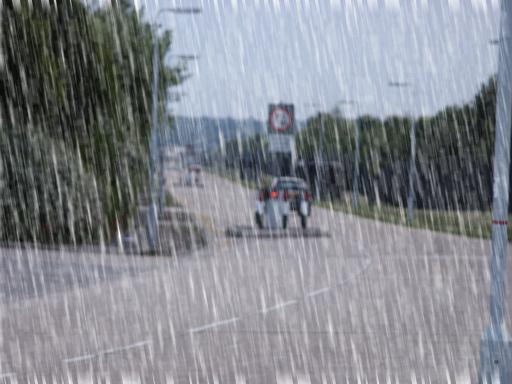
#> input picture data/demo/deraining/1.jpg, 512 x 384 px
$ python -i gemini-mask.py   (imports and definitions only)
#> lines starting #> are read from the running program, lines starting #| are printed output that depends on the picture; after the words box and inside, x2 and y2 are one past the last pixel; in counts of white or black regions, pixels touching at a corner belong together
import os
import sys
from io import BytesIO
from typing import List, Tuple

import numpy as np
from google import genai
from google.genai import types
from PIL import Image, ImageFilter

REPO_ROOT = os.path.dirname(os.path.abspath(__file__))
SRC_DIR = os.path.join(REPO_ROOT, "src")
if SRC_DIR not in sys.path:
    sys.path.insert(0, SRC_DIR)

from GrAInS.src.attribution.gradient.vlm_grad import get_token_attributions_contrastive
from GrAInS.src.utils.config import MODEL_NAME_MAP
from GrAInS.src.utils.model import load_vlm_model_and_processor

GEMINI_API_KEY = "AIzaSyA0UE4rh5PCyw_HEmHDeZ3aEVAx85TfmGA"
GEMINI_MODEL = "gemini-2.0-flash-preview-image-generation"
QWEN_MODEL = "qwen-2.5-vl-7b-instruct"
QWEN_MODEL_NAME = MODEL_NAME_MAP[QWEN_MODEL]

SRC_INPUT = "./data/demo/deraining/1.jpg"
SRC_OUTPUT = "./data/demo/deraining/1-derain.jpg"
DST_INPUT = "./data/demo/removal/2.png"

CONTRAST_PROMPT = "Identify and correct low-frequency illumination degradations (shadow-like, spatially coherent)."
POS_RESPONSE = "Shadows and uneven illumination are corrected smoothly and consistently."
NEG_RESPONSE = "Shadows remain and the illumination is not corrected."

OUT_DIR = "./data/demo/tmp"
# [1 line not run here, left out]

TOKENS_TXT = os.path.join(OUT_DIR, "pos_neg_tokens.txt")
HEATMAP_PNG = os.path.join(OUT_DIR, "2_heatmap.png")
MASK_PNG = os.path.join(OUT_DIR, "2_mask.png")
OVERLAY_PNG = os.path.join(OUT_DIR, "2_overlay.png")


# [29 lines left out: functions decode_top_tokens, save_tokens_text, not called in this run]


def make_lowfreq_mask_and_overlay(
    img_path: str,
    blur_radius: int = 31,
    threshold: float = 0.10,
    soften_radius: int = 9,
    out_mask_path: str = MASK_PNG,
    out_overlay_path: str = OVERLAY_PNG,
) -> Tuple[str, str]:
    """
    生成一个掩码（白=需要修复，黑=保持）。
    这一步是空间引导：若你将来有 GrAInS 的像素级热力图，直接替换本函数输出即可。
    """
#> called with img_path = 'data/demo/deraining/1.jpg', blur_radius = 31, threshold = 0.1, soften_radius = 9, out_mask_path = './data/demo/tmp/2_mask.png', out_overlay_path = './data/demo/tmp/2_overlay.png'
    img = Image.open(img_path).convert("RGB")
#> img is the input picture: PIL image 512x384 RGB; mean R, G, B 131.4, 134.7, 141.7
    w, h = img.size
#> w = 512; h = 384

    gray = np.array(img.convert("L")).astype(np.float32) / 255.0
    blur = np.array(img.filter(ImageFilter.GaussianBlur(
        radius=blur_radius)).convert("L")).astype(np.float32) / 255.0
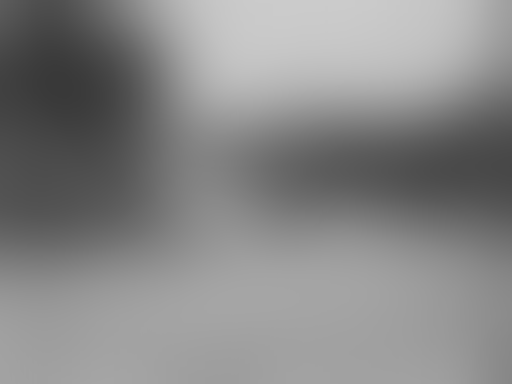
#> blur: shape (384, 512) float32; min 0.224, max 0.796, mean 0.53

    eps = 1e-6
    sal = (blur - gray) / (blur + eps)
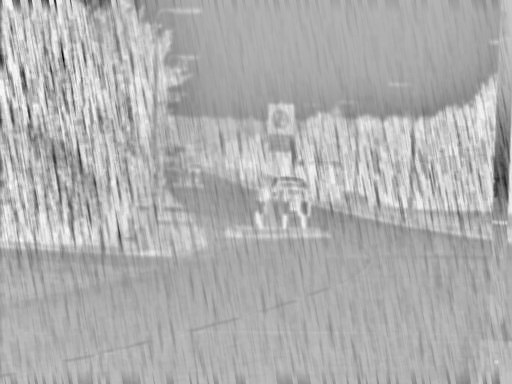
#> sal: shape (384, 512) float32; min -2, max 0.932, mean 0.0222; drawn with min black and max white
    sal = np.clip(sal, 0.0, 1.0)
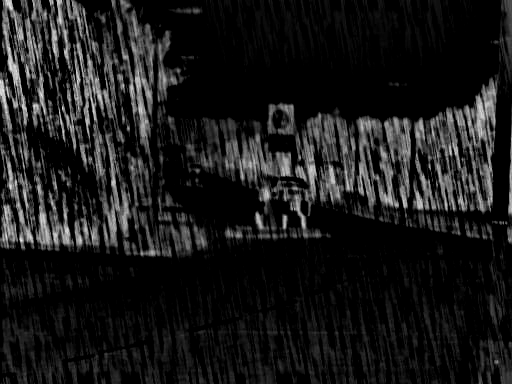
#> sal: shape (384, 512) float32; min 0, max 0.932, mean 0.0995

    mask = (sal > threshold).astype(np.float32)
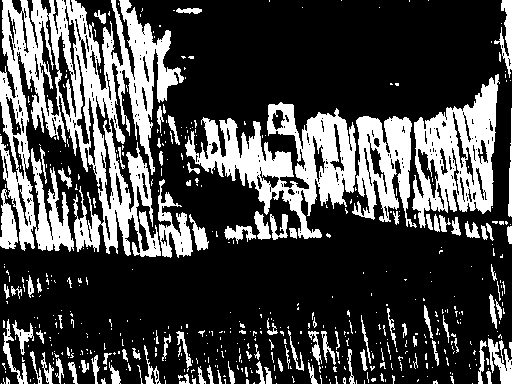
#> mask: shape (384, 512) float32; values 0 (black) and 1 (white), 27.9% white; 525 white regions (424 under 20 px), largest, box (x1, y1, x2, y2) and area: (0, 0, 184, 257) 22166, (185, 102, 356, 239) 9093, (412, 74, 500, 228) 6779
    if soften_radius > 0:
        mimg = Image.fromarray((mask * 255).astype(np.uint8),
                               mode="L").filter(ImageFilter.GaussianBlur(radius=soften_radius))
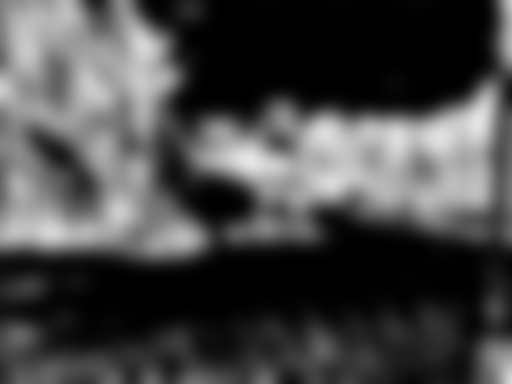
#> mimg: PIL image 512x384 L; min 0, max 230, mean 71.2
        mask = np.array(mimg).astype(np.float32) / 255.0

    Image.fromarray((np.clip(mask, 0, 1) * 255).astype(np.uint8),
                    mode="L").save(out_mask_path)

    base_rgba = img.convert("RGBA")
    overlay = Image.new("RGBA", (w, h), (255, 0, 0, 0))
    alpha = (np.clip(mask, 0, 1) * 255).astype(np.uint8)
    overlay.putalpha(Image.fromarray(alpha, mode="L"))
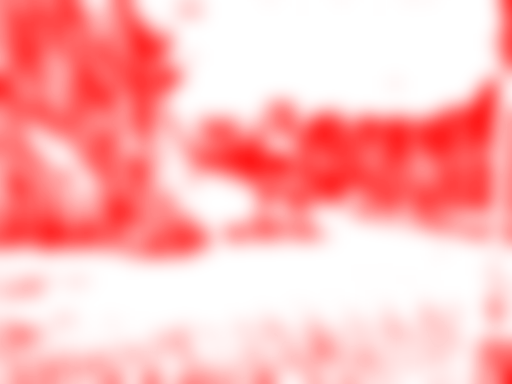
#> overlay: PIL image 512x384 RGBA; mean R, G, B, A 255, 0, 0, 71.2; transparent parts drawn white
    Image.alpha_composite(base_rgba, overlay).save(out_overlay_path)
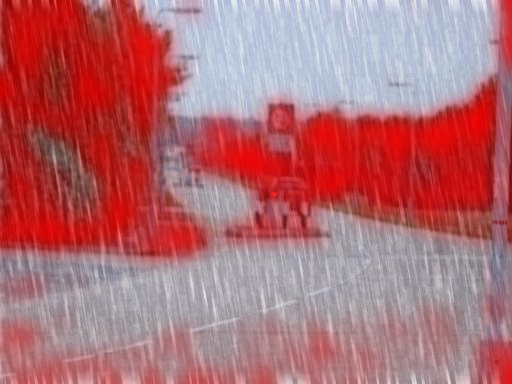
#> saved as 2_overlay.png: PIL image 512x384 RGBA; mean R, G, B, A 177.4, 108.4, 114.9, 255

    return out_mask_path, out_overlay_path


def read_image_part(path, mime):
    with open(path, "rb") as f:
        return types.Part.from_bytes(data=f.read(), mime_type=mime)


# [93 lines left out: function main, not called in this run]


# [2 lines not run here, left out]

>>> result = make_lowfreq_mask_and_overlay('data/demo/deraining/1.jpg')

$ run again, on data/demo/deraining/2.jpg
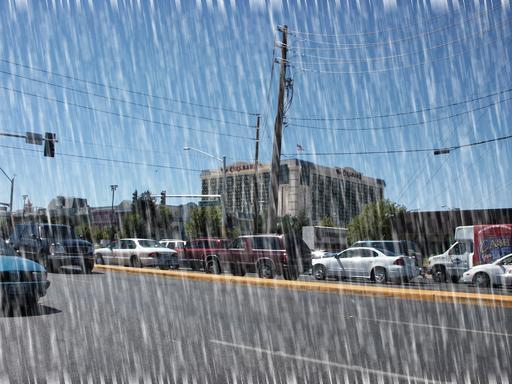
#> input picture data/demo/deraining/2.jpg, 512 x 384 px
#> in make_lowfreq_mask_and_overlay, img is the input picture: PIL image 512x384 RGB; mean R, G, B 117, 135, 153.5
#> in make_lowfreq_mask_and_overlay, `mask = (sal > threshold).astype(np.float32)`:
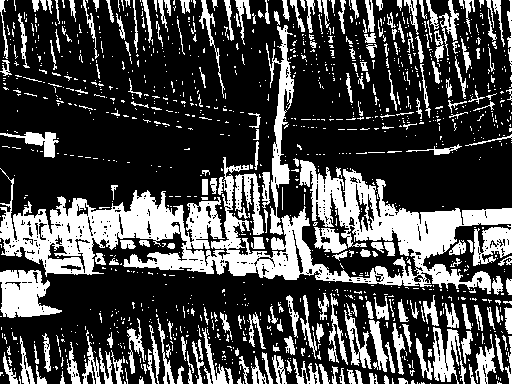
#> mask: shape (384, 512) float32; values 0 (black) and 1 (white), 28.6% white; 1281 white regions (1037 under 20 px), largest, box (x1, y1, x2, y2) and area: (0, 157, 512, 294) 24236, (0, 270, 62, 318) 1932, (266, 25, 294, 235) 1907
#> in make_lowfreq_mask_and_overlay, `Image.alpha_composite(base_rgba, overlay).save(out_overlay_path)`:
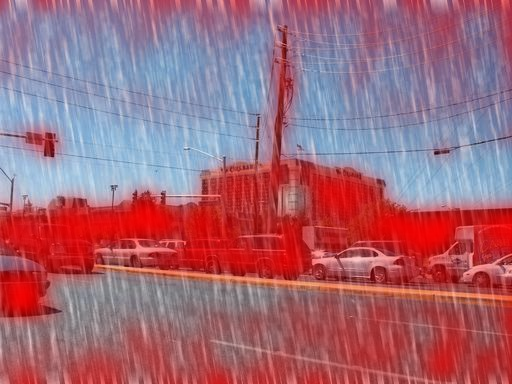
#> saved as 2_overlay.png: PIL image 512x384 RGBA; mean R, G, B, A 161.4, 103.5, 118.8, 255
